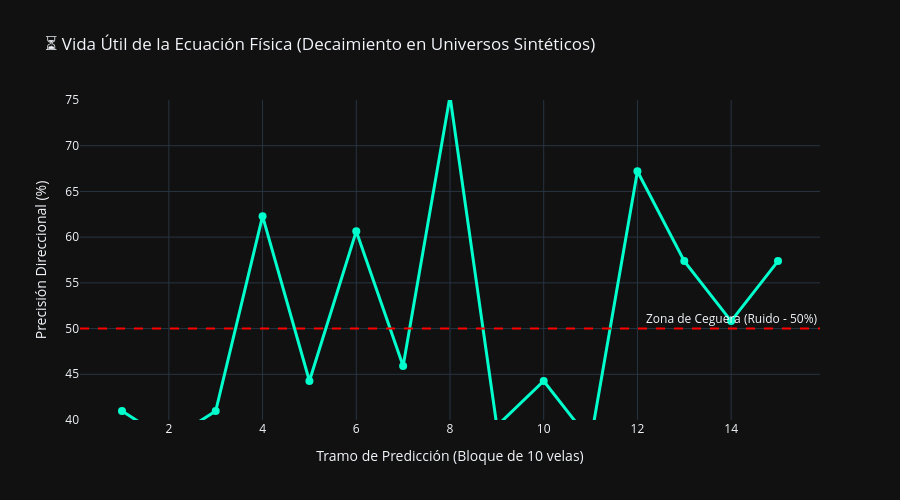

Source (notebook cell):
### Markdown cell above
## 📊 5. Análisis Rápido In-Situ (Tasa de Mortalidad y Edge)
Ejecutamos un diagnóstico inicial para evaluar de forma directa la tasa de fallos matemáticos y la precisión direccional (Hit Ratio) promedio en el Tramo 1 frente al azar.

### Code cell
if len(all_results) > 0:
    # A. Tasa de Mortalidad
    mortalidad = df_final.groupby(['Validez']).size().reset_index(name='Iteraciones')
    mortalidad['Porcentaje (%)'] = round((mortalidad['Iteraciones'] / len(df_final)) * 100, 2)
    print("\n" + "="*80)
    print(" 📊 INFORME DE MORTALIDAD FÍSICA EN EL MULTIVERSO:")
    print("="*80)
    print(mortalidad.to_string(index=False))
    print("="*80)
    
    # B. Hit Ratio Promedio del Tramo 1 (Bloque 1) vs Azar
    df_ok = df_final[df_final['Validez'] == 'OK'].copy()
    if not df_ok.empty:
        hit_b1_promedio = df_ok['Hit_B1'].mean() * 100
        print(f"\n🎯 Hit Ratio Direccional Promedio del Tramo 1 (Bloque 1): {hit_b1_promedio:.2f}% (Azar = 50%)")
        
        # Calcular decaimiento direccional por tramos
        hit_cols = [f'Hit_B{i}' for i in range(1, 16)]
        decay_curve = df_ok[hit_cols].mean() * 100
        
        # Gráfico interactivo de la Curva de Decaimiento
        fig = go.Figure()
        fig.add_trace(go.Scatter(
            x=list(range(1, 16)), y=decay_curve.values,
            mode='lines+markers',
            name='Hit Ratio SINDy',
            line=dict(color='#00ffcc', width=3),
            marker=dict(size=8, symbol='circle')
        ))
        fig.add_hline(y=50, line_dash="dash", line_color="red", annotation_text="Zona de Ceguera (Ruido - 50%)")
        fig.update_layout(
            title="⏳ Vida Útil de la Ecuación Física (Decaimiento en Universos Sintéticos)",
            xaxis_title="Tramo de Predicción (Bloque de 10 velas)",
            yaxis_title="Precisión Direccional (%)",
            yaxis_range=[40, 75],
            template="plotly_dark",
            height=500
        )
        fig.show()
    else:
        print("⚠️ No existen iteraciones con Validez = OK para calcular el Hit Ratio.")
else:
    print("Sin datos para analizar.")

### Figure 1 — Plotly figure (JSON) as saved in the notebook; plotly's stock layout.template omitted (floating-point values rounded to 4 significant figures)
{"data": [{"line": {"color": "#00ffcc", "width": 3}, "marker": {"size": 8, "symbol": "circle"}, "mode": "lines+markers", "name": "Hit Ratio SINDy", "type": "scatter", "x": [1, 2, 3, 4, 5, 6, 7, 8, 9, 10, 11, 12, 13, 14, 15], "y": [40.98, 37.7, 40.98, 62.3, 44.26, 60.66, 45.9, 75.41, 39.34, 44.26, 37.7, 67.21, 57.38, 50.82, 57.38]}], "layout": {"annotations": [{"showarrow": false, "text": "Zona de Ceguera (Ruido - 50%)", "x": 1, "xanchor": "right", "xref": "x domain", "y": 50, "yanchor": "bottom", "yref": "y"}], "height": 500, "shapes": [{"line": {"color": "red", "dash": "dash"}, "type": "line", "x0": 0, "x1": 1, "xref": "x domain", "y0": 50, "y1": 50, "yref": "y"}], "title": {"text": "⏳ Vida Útil de la Ecuación Física (Decaimiento en Universos Sintéticos)"}, "xaxis": {"title": {"text": "Tramo de Predicción (Bloque de 10 velas)"}}, "yaxis": {"range": [40, 75], "title": {"text": "Precisión Direccional (%)"}}}}
